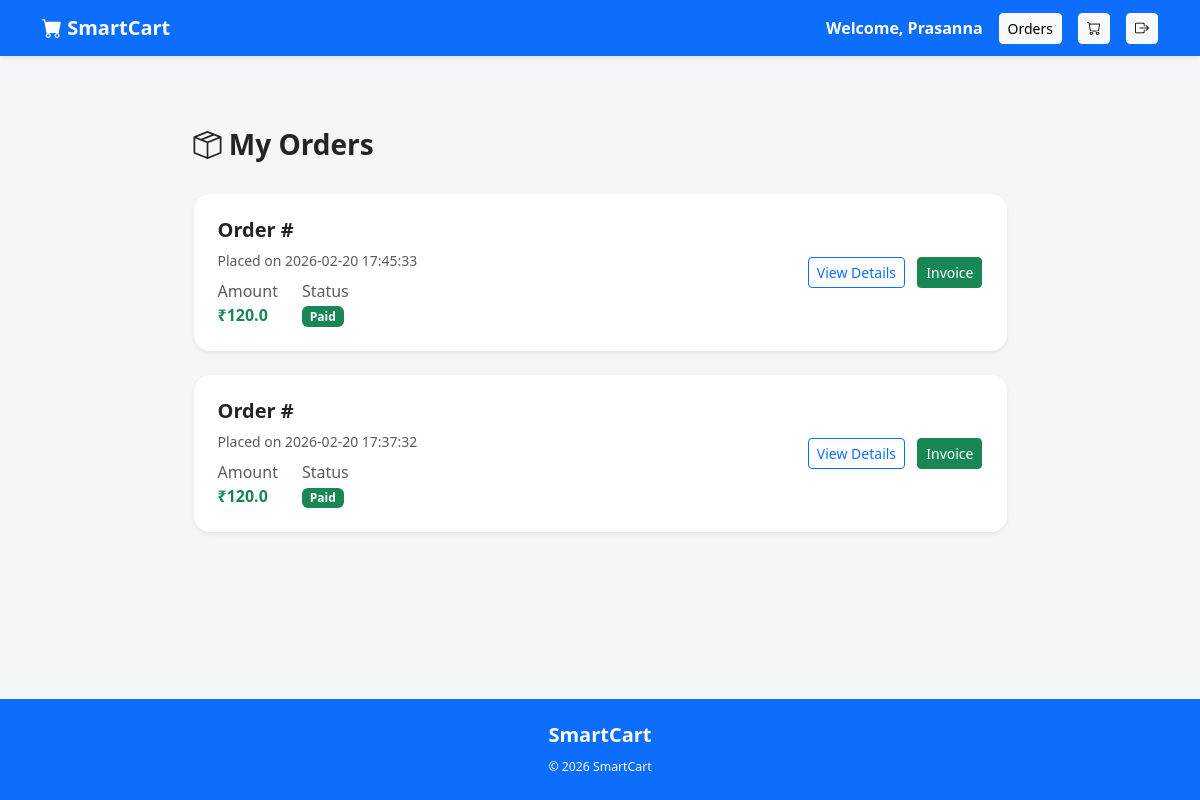
Page /user/my-orders (signed in) on the earlier database version.
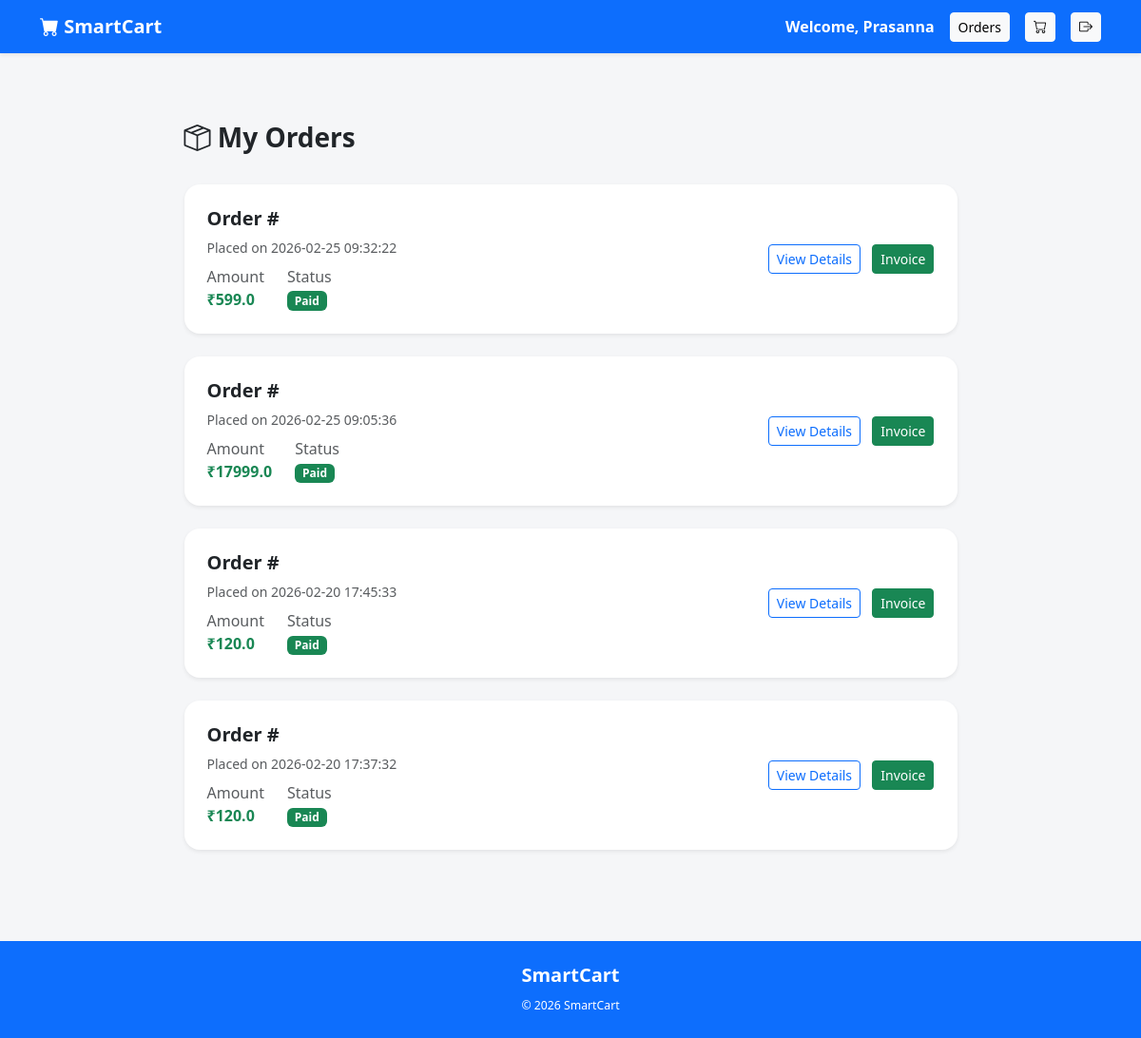
Same page on the later database version.
### tables this page shows
CREATE TABLE orders (
    order_id INTEGER PRIMARY KEY AUTOINCREMENT,
    user_id INTEGER NOT NULL,
    razorpay_order_id TEXT,
    razorpay_payment_id TEXT,
    amount REAL,
    payment_status TEXT,
    created_at DATETIME DEFAULT CURRENT_TIMESTAMP,
    address_id INTEGER,
    FOREIGN KEY (user_id) REFERENCES users(user_id),
    FOREIGN KEY (address_id) REFERENCES user_addresses(address_id)
);

### app.py (the view)
@app.route('/user/my-orders')
def my_orders():
    if 'user_id' not in session:
        flash("Please login!", "danger")
        return redirect('/user-login')
    conn = get_db_connection()
    cursor = conn.cursor()
    cursor.execute(
        "SELECT * FROM orders WHERE user_id=? ORDER BY created_at DESC",
        (session['user_id'],)
    )
    orders = cursor.fetchall()
    cursor.close()
    conn.close()
    return render_template("user/my_orders.html", orders=orders)

### app.py (called while the page is built)
def get_db_connection():
    conn = sqlite3.connect("smartcart.db")
    conn.row_factory = sqlite3.Row
    conn.execute("PRAGMA foreign_keys = ON")
    return conn

### templates/user/my_orders.html (shortened to what this page needs)
{% extends "base1.html" %}
{% block content %}
<div class="container py-5">
    <div class="row justify-content-center">
        <div class="col-lg-9">
            <div class="d-flex justify-content-between align-items-center mb-4">
                <h3 class="fw-bold">
                    <i class="bi bi-box-seam"></i> My Orders
                </h3>
            </div>
            {% if orders|length == 0 %}
                <div class="card border-0 shadow-sm rounded-4 text-center p-5">
                    <i class="bi bi-cart-x text-muted" style="font-size: 50px;"></i>
                    <h5 class="mt-3">No Orders Yet</h5>
                    <p class="text-muted">
                        Looks like you haven't placed any orders.
                    </p>
                    <a href="/user/products" class="btn btn-primary mt-3 px-4">
                        Start Shopping
                    </a>
                </div>
            {% else %}
                {% for order in orders %}
                <div class="card border-0 shadow-sm rounded-4 mb-4">
                    <div class="card-body p-4">
                        <div class="row align-items-center">
                            <div class="col-md-8">
                                <h5 class="fw-bold mb-2">
                                    Order #{{ order.user_order_no }}
                                </h5>
                                <div class="text-muted small mb-2">
                                    Placed on {{ order.created_at }}
                                </div>
                                <div class="d-flex gap-4">
                                    <div>
                                        <span class="text-muted">Amount</span><br>
                                        <span class="fw-bold text-success">
                                            ₹{{ order.amount }}
                                        </span>
                                    </div>
                                    <div>
                                        <span class="text-muted">Status</span><br>
                                        {% if order.payment_status == 'Paid' %}
                                            <span class="badge bg-success">
                                                {{ order.payment_status }}
                                            </span>
                                        {% else %}
                                            <span class="badge bg-warning text-dark">
                                                {{ order.payment_status }}
                                            </span>
                                        {% endif %}
                                    </div>
                                </div>
                            </div>
                            <div class="col-md-4 text-md-end mt-3 mt-md-0">
                                <a href="/user/order-success/{{ order.order_id }}"
                                   class="btn btn-outline-primary btn-sm me-2">
                                    View Details
                                </a>
                                <a href="/user/download-invoice/{{ order.order_id }}"
                                   class="btn btn-success btn-sm">
                                    Invoice
                                </a>
                            </div>
                        </div>
                    </div>
                </div>
                {% endfor %}
            {% endif %}
        </div>
    </div>
</div>
{% endblock %}

### templates/base1.html (shortened to what this page needs)
<!DOCTYPE html>
<html lang="en">
<head>
    <link href="https://cdn.jsdelivr.net/npm/bootstrap@5.3.2/dist/css/bootstrap.min.css" rel="stylesheet">
    <link rel="stylesheet" href="https://cdn.jsdelivr.net/npm/bootstrap-icons@1.11.1/font/bootstrap-icons.css">
</head>
<body class="d-flex flex-column min-vh-100">
<nav class="navbar navbar-expand-lg navbar-dark bg-primary shadow-sm">
    <div class="container">
        <a class="navbar-brand fw-bold" href="/user/products">
            <i class="bi bi-cart-fill"></i> SmartCart
        </a>
        <div class="collapse navbar-collapse" id="navbarNav">
            {% if session.get('user_id') %}
            <ul class="navbar-nav ms-auto gap-lg-3 align-items-lg-center">
                <li class="nav-item">
                    <span class="text-white fw-semibold d-block py-2">
                        Welcome, {{ session['user_name'] }}
                    </span>
                </li>
                <li class="nav-item">
                    <a href="/user/my-orders" class="btn btn-light btn-sm">
                        Orders
                    </a>
                </li>
                <li class="nav-item">
                    <a href="/user/cart" class="btn btn-light btn-sm position-relative">
                        <i class="bi bi-cart"></i>
                    </a>
                </li>
                <li class="nav-item">
                    <a href="/user-logout" class="btn btn-light btn-sm">
                        <i class="bi bi-box-arrow-right"></i>
                    </a>
                </li>
            </ul>
            {% endif %}
        </div>
    </div>
</nav>
<div class="container my-4 flex-grow-1">
    {% block content %}{% endblock %}
</div>
<footer class="bg-primary text-white text-center py-4 mt-auto">
    <div class="container">
        <h5 class="fw-bold">SmartCart</h5>
        <small>© 2026 SmartCart</small>
    </div>
</footer>
</body>
</html>

### templates/base1.html (style rules this page uses)
body { background-color: #f5f6f8; }
footer { font-size: 14px; }

Differences in the rows shown:
added orders: created_at "2026-02-25 09:32:22", amount "599.0", payment_status "Paid"
added orders: created_at "2026-02-25 09:05:36", amount "17999.0", payment_status "Paid"
